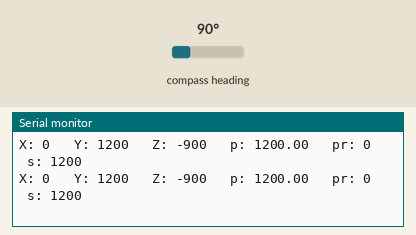
Simulated run of this sketch. Board: Arduino Uno, built with avr-gcc and run on an emulated ATmega328P. On the bench: the last lines printed to the serial monitor. The test bench sets the inputs (shaded band); at power-on: compass heading 90°.

Above: at 1.2 s.
1.3 s: compass heading set to 7°
At 1.43 s:
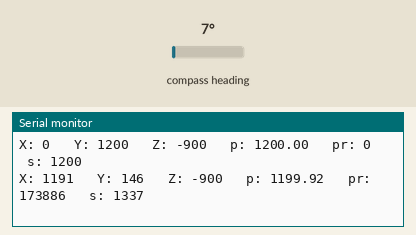
4.3 s: compass heading set to 90°
At 4.36 s:
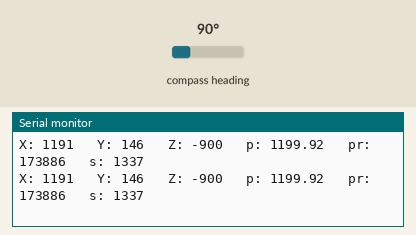
7.3 s: compass heading set to 180°
At 7.39 s:
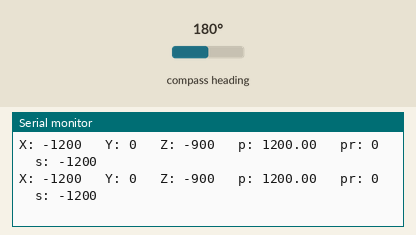
10.3 s: compass heading set to 352°
At 10.4 s:
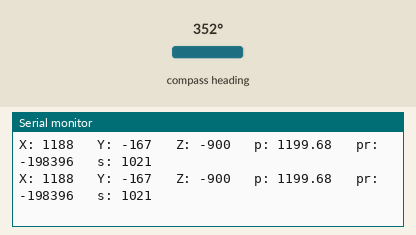
13.3 s: compass heading set to 269°
At 13.35 s:
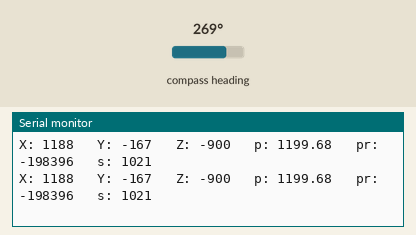
Timing chart, 0 to 16.3 s (numbered marks = the images above; inputs shaded):
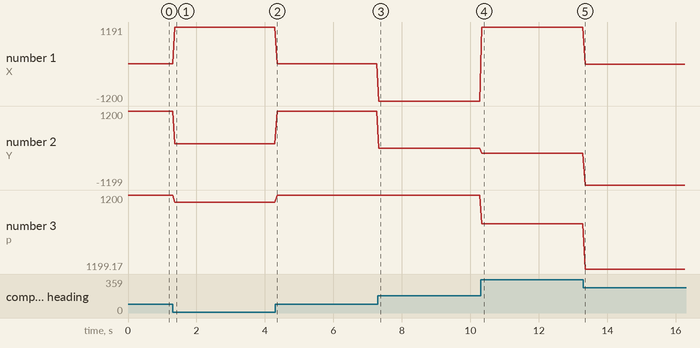

Measured:
- after the input at 1.3 s, the serial monitor: prints a new line after 0.06 s (image 1)
- after the input at 7.3 s, the serial monitor: prints a new line at once (image 3)
- after the input at 10.3 s, the serial monitor: prints a new line at once (image 4)
- plotted number 1: 0 → 1191 after the input at 1.3 s, 0 → -1200 after the input at 7.3 s, -1200 → 1188 after the input at 10.3 s, 1188 → -20 after the input at 13.3 s
- plotted number 2: 1200 → 146 after the input at 1.3 s, 0 → -167 after the input at 10.3 s, -167 → -1199 after the input at 13.3 s
- plotted number 3: 1200 → 1199.92 after the input at 1.3 s, 1200 → 1199.68 after the input at 10.3 s, 1199.68 → 1199.17 after the input at 13.3 s

The sketch:

compas1try.ino
```cpp
/*
  GY-271 Compass
  modified on 02 Sep 2020
  by Mohammad Reza Akbari @ Electropeak
  https://electropeak.com/learn/
*/

// I2C Library
#include <Wire.h>
// QMC5883L Compass Library
#include <QMC5883LCompass.h>

QMC5883LCompass compass;

void setup() {
  // Initialize the serial port.
  Serial.begin(9600);
  // Initialize I2C.
  Wire.begin();
  // Initialize the Compass.
  compass.init();
}

void loop() {
  long x, y, z;

  // Read compass values
  compass.read();

  x = compass.getX();
  y = compass.getY();
  z = compass.getZ();

  Serial.print("X: ");
  Serial.print(x);
  Serial.print("   Y: ");
  Serial.print(y);
  Serial.print("   Z: ");
  Serial.print(z);
  Serial.print("   p: ");
  Serial.print(sqrt(x*x + y*y));
  Serial.print("   pr: ");
  Serial.print(x*y);
  Serial.print("   s: ");
  Serial.println(x+y);

  delay(50);
}
```
